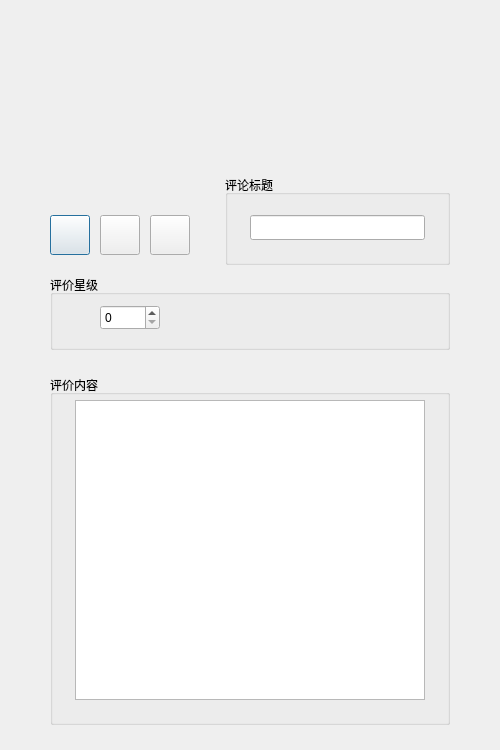
<?xml version="1.0" encoding="UTF-8"?>
<ui version="4.0">
 <class>AddComment</class>
 <widget class="QDialog" name="AddComment">
  <property name="geometry">
   <rect>
    <x>0</x>
    <y>0</y>
    <width>500</width>
    <height>750</height>
   </rect>
  </property>
  <property name="minimumSize">
   <size>
    <width>500</width>
    <height>750</height>
   </size>
  </property>
  <property name="maximumSize">
   <size>
    <width>500</width>
    <height>750</height>
   </size>
  </property>
  <property name="windowTitle">
   <string>添加评论</string>
  </property>
  <widget class="QGroupBox" name="gbStars">
   <property name="geometry">
    <rect>
     <x>50</x>
     <y>275</y>
     <width>400</width>
     <height>75</height>
    </rect>
   </property>
   <property name="title">
    <string>评价星级</string>
   </property>
   <widget class="QLabel" name="lbls3">
    <property name="geometry">
     <rect>
      <x>230</x>
      <y>25</y>
      <width>30</width>
      <height>30</height>
     </rect>
    </property>
    <property name="text">
     <string/>
    </property>
   </widget>
   <widget class="QLabel" name="lbls5">
    <property name="geometry">
     <rect>
      <x>310</x>
      <y>25</y>
      <width>31</width>
      <height>30</height>
     </rect>
    </property>
    <property name="text">
     <string/>
    </property>
   </widget>
   <widget class="QLabel" name="lbls4">
    <property name="geometry">
     <rect>
      <x>270</x>
      <y>25</y>
      <width>30</width>
      <height>30</height>
     </rect>
    </property>
    <property name="text">
     <string/>
    </property>
   </widget>
   <widget class="QLabel" name="lbls2">
    <property name="geometry">
     <rect>
      <x>190</x>
      <y>25</y>
      <width>30</width>
      <height>30</height>
     </rect>
    </property>
    <property name="text">
     <string/>
    </property>
   </widget>
   <widget class="QLabel" name="lbls1">
    <property name="geometry">
     <rect>
      <x>150</x>
      <y>25</y>
      <width>30</width>
      <height>30</height>
     </rect>
    </property>
    <property name="text">
     <string/>
    </property>
   </widget>
   <widget class="QSpinBox" name="sbStars">
    <property name="geometry">
     <rect>
      <x>50</x>
      <y>30</y>
      <width>60</width>
      <height>25</height>
     </rect>
    </property>
    <property name="maximum">
     <number>5</number>
    </property>
    <property name="value">
     <number>0</number>
    </property>
   </widget>
  </widget>
  <widget class="QGroupBox" name="gbContent">
   <property name="geometry">
    <rect>
     <x>50</x>
     <y>375</y>
     <width>400</width>
     <height>350</height>
    </rect>
   </property>
   <property name="title">
    <string>评价内容</string>
   </property>
   <widget class="QTextEdit" name="teContent">
    <property name="geometry">
     <rect>
      <x>25</x>
      <y>25</y>
      <width>350</width>
      <height>300</height>
     </rect>
    </property>
    <property name="readOnly">
     <bool>false</bool>
    </property>
   </widget>
  </widget>
  <widget class="QPushButton" name="btnBack">
   <property name="geometry">
    <rect>
     <x>50</x>
     <y>215</y>
     <width>40</width>
     <height>40</height>
    </rect>
   </property>
   <property name="text">
    <string/>
   </property>
   <property name="icon">
    <iconset>
     <normaloff>Resources/back.png</normaloff>Resources/back.png</iconset>
   </property>
   <property name="iconSize">
    <size>
     <width>25</width>
     <height>25</height>
    </size>
   </property>
  </widget>
  <widget class="QPushButton" name="btnNext">
   <property name="geometry">
    <rect>
     <x>150</x>
     <y>215</y>
     <width>40</width>
     <height>40</height>
    </rect>
   </property>
   <property name="text">
    <string/>
   </property>
   <property name="icon">
    <iconset>
     <normaloff>Resources/next.png</normaloff>Resources/next.png</iconset>
   </property>
   <property name="iconSize">
    <size>
     <width>25</width>
     <height>25</height>
    </size>
   </property>
  </widget>
  <widget class="QPushButton" name="btnCommit">
   <property name="geometry">
    <rect>
     <x>100</x>
     <y>215</y>
     <width>40</width>
     <height>40</height>
    </rect>
   </property>
   <property name="text">
    <string/>
   </property>
   <property name="icon">
    <iconset>
     <normaloff>Resources/submit.png</normaloff>Resources/submit.png</iconset>
   </property>
   <property name="iconSize">
    <size>
     <width>25</width>
     <height>25</height>
    </size>
   </property>
  </widget>
  <widget class="QGroupBox" name="gbTitle">
   <property name="geometry">
    <rect>
     <x>225</x>
     <y>175</y>
     <width>225</width>
     <height>90</height>
    </rect>
   </property>
   <property name="title">
    <string>评论标题</string>
   </property>
   <widget class="QLineEdit" name="leTitle">
    <property name="geometry">
     <rect>
      <x>25</x>
      <y>40</y>
      <width>175</width>
      <height>25</height>
     </rect>
    </property>
   </widget>
  </widget>
  <widget class="QLabel" name="lblName">
   <property name="geometry">
    <rect>
     <x>50</x>
     <y>175</y>
     <width>150</width>
     <height>25</height>
    </rect>
   </property>
   <property name="text">
    <string/>
   </property>
   <property name="alignment">
    <set>Qt::AlignCenter</set>
   </property>
  </widget>
  <widget class="QLabel" name="lblAddcBGN">
   <property name="geometry">
    <rect>
     <x>0</x>
     <y>0</y>
     <width>500</width>
     <height>750</height>
    </rect>
   </property>
   <property name="text">
    <string/>
   </property>
  </widget>
  <zorder>lblAddcBGN</zorder>
  <zorder>gbStars</zorder>
  <zorder>gbContent</zorder>
  <zorder>btnBack</zorder>
  <zorder>btnNext</zorder>
  <zorder>btnCommit</zorder>
  <zorder>gbTitle</zorder>
  <zorder>lblName</zorder>
 </widget>
 <layoutdefault spacing="6" margin="11"/>
 <resources/>
 <connections>
  <connection>
   <sender>sbStars</sender>
   <signal>valueChanged(int)</signal>
   <receiver>AddComment</receiver>
   <slot>SetStars(int)</slot>
   <hints>
    <hint type="sourcelabel">
     <x>122</x>
     <y>169</y>
    </hint>
    <hint type="destinationlabel">
     <x>208</x>
     <y>69</y>
    </hint>
   </hints>
  </connection>
  <connection>
   <sender>leTitle</sender>
   <signal>textChanged(QString)</signal>
   <receiver>AddComment</receiver>
   <slot>OnDelta()</slot>
   <hints>
    <hint type="sourcelabel">
     <x>399</x>
     <y>79</y>
    </hint>
    <hint type="destinationlabel">
     <x>474</x>
     <y>100</y>
    </hint>
   </hints>
  </connection>
  <connection>
   <sender>teContent</sender>
   <signal>textChanged()</signal>
   <receiver>AddComment</receiver>
   <slot>OnDelta()</slot>
   <hints>
    <hint type="sourcelabel">
     <x>349</x>
     <y>297</y>
    </hint>
    <hint type="destinationlabel">
     <x>470</x>
     <y>202</y>
    </hint>
   </hints>
  </connection>
  <connection>
   <sender>sbStars</sender>
   <signal>valueChanged(int)</signal>
   <receiver>AddComment</receiver>
   <slot>OnDelta()</slot>
   <hints>
    <hint type="sourcelabel">
     <x>149</x>
     <y>174</y>
    </hint>
    <hint type="destinationlabel">
     <x>173</x>
     <y>218</y>
    </hint>
   </hints>
  </connection>
  <connection>
   <sender>btnBack</sender>
   <signal>clicked()</signal>
   <receiver>AddComment</receiver>
   <slot>BackOne()</slot>
   <hints>
    <hint type="sourcelabel">
     <x>81</x>
     <y>86</y>
    </hint>
    <hint type="destinationlabel">
     <x>40</x>
     <y>34</y>
    </hint>
   </hints>
  </connection>
  <connection>
   <sender>btnNext</sender>
   <signal>clicked()</signal>
   <receiver>AddComment</receiver>
   <slot>NextOne()</slot>
   <hints>
    <hint type="sourcelabel">
     <x>179</x>
     <y>87</y>
    </hint>
    <hint type="destinationlabel">
     <x>193</x>
     <y>107</y>
    </hint>
   </hints>
  </connection>
  <connection>
   <sender>btnCommit</sender>
   <signal>clicked()</signal>
   <receiver>AddComment</receiver>
   <slot>OnCommit()</slot>
   <hints>
    <hint type="sourcelabel">
     <x>137</x>
     <y>81</y>
    </hint>
    <hint type="destinationlabel">
     <x>131</x>
     <y>105</y>
    </hint>
   </hints>
  </connection>
 </connections>
 <slots>
  <slot>SetStars(int)</slot>
  <slot>OnDelta()</slot>
  <slot>BackOne()</slot>
  <slot>NextOne()</slot>
  <slot>OnCommit()</slot>
 </slots>
</ui>
